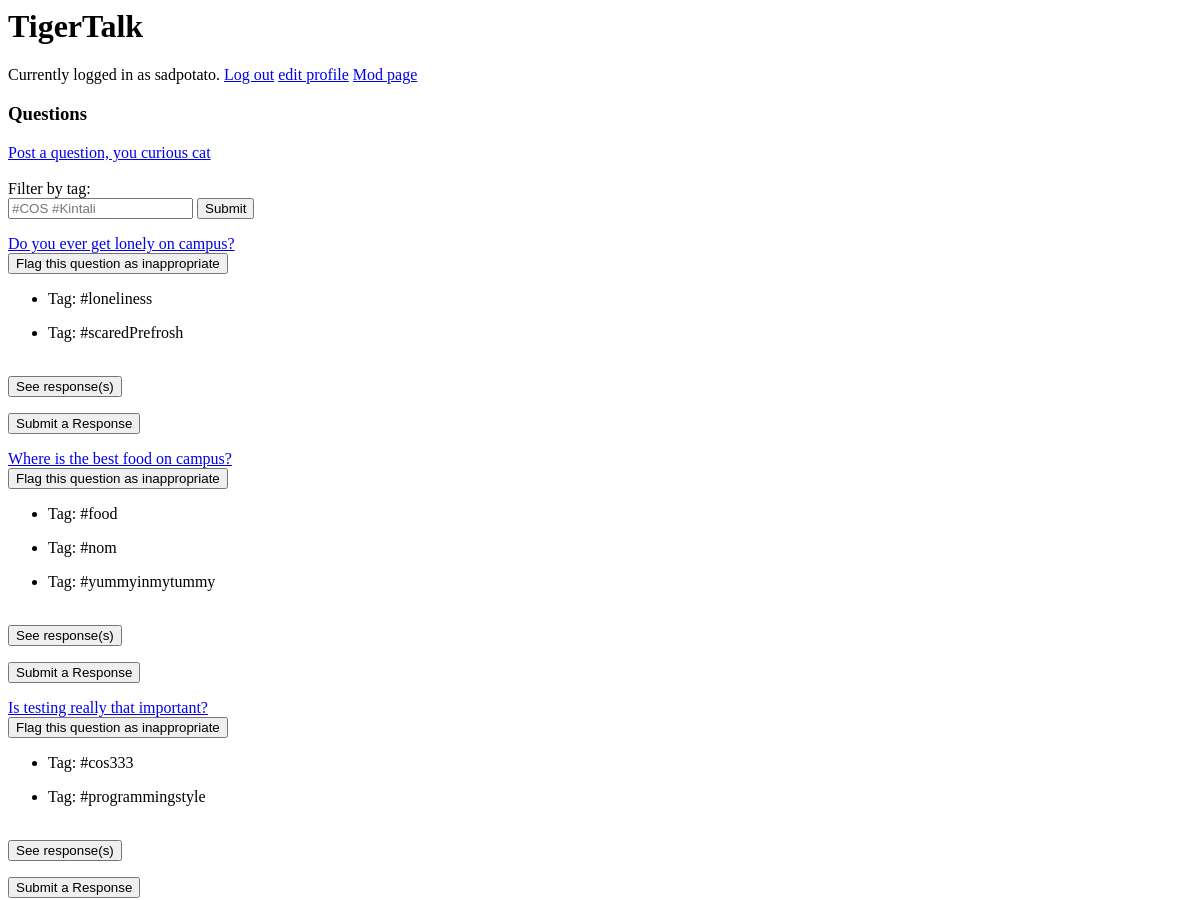
/blog/ (signed in, upper part), run on an earlier commit of the app's database.
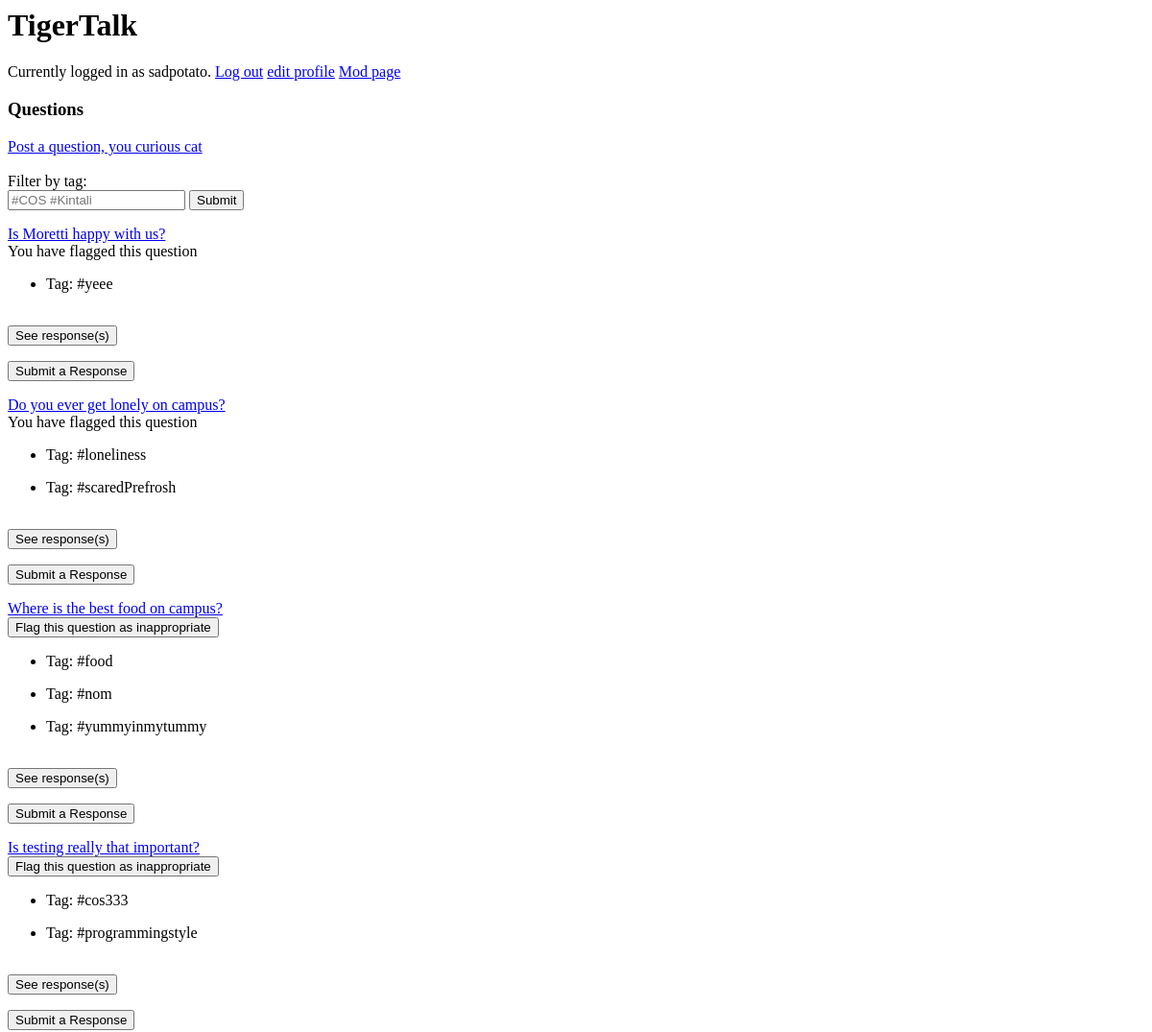
And on a later commit of the database.
### blog/models.py (models this page shows, shortened)
class Question(models.Model):
    blocked_by = models.OneToOneField(User, blank=True, null=True)
    text = models.TextField()
    created_at = models.DateTimeField()
    blockedOrNot = models.BooleanField(default = False)
    inappropriateCount = models.IntegerField(
        default=0,
        verbose_name= "Inappropriate")
    inappropriateId = models.ManyToManyField(User, related_name = 'flagged_questions')
    objects = managers.QuestionManager()
    class Meta:
        verbose_name = "Question"
        verbose_name_plural = "Questions"

class Tag(models.Model):
    questions = models.ManyToManyField(Question, related_name = 'tags')
    text = models.CharField(max_length = 30)
    objects = managers.TagManager()
    class Meta:
        verbose_name = "Tag"
        verbose_name_plural = "Tags"
        ordering = ("text",)

### blog/views.py (the view)
def index(request):
	questions = Question.objects.filter(blockedOrNot=False).order_by('-created_at')
	user = request.user
	try:
		exp_question = Question.objects.get(pk=request.GET['responses_requested'])
		cur_page = request.GET['page']
		expanded_question_list = [exp_question]
		exp_answers = expanded_question_list[0].answers.order_by('helpfulCount', '-created_at')[:5]
	except (KeyError, Question.DoesNotExist):
		expanded_question_list = []
		exp_answers = []
		cur_page = utils.get_page_number_from_request(request)
	try:
		res_question = Question.objects.get(pk=request.GET['respond_to_q'])
		cur_page = request.GET['page']
		response_question_list = [res_question]
	except (KeyError, Question.DoesNotExist):
		response_question_list = []
	try:
		close_q = Question.objects.get(pk=request.GET['close_requested'])
		expanded_question_list= []
		cur_page = request.GET['page']
		exp_answers = []
	except:
		pass
	try:
		flagged_q = Question.objects.get(pk=request.POST['flag_q'])
		user  = request.user
		flagged_q.inappropriateCount += 1
		flagged_q.inappropriateId.add(user)
		flagged_q.save()
		user.flagged_questions.add(flagged_q)
		user.save()
		cur_page = request.GET['page']
	except:
		pass
	try:
		user  = request.user
		flagged_question_list = user.flagged_questions.all()
	except:
		flagged_question_list = []
	try:
		helpful_answer = Answer.objects.get(pk=request.GET['helpful'])
		user = request.user
		helpful_answer.helpfulCount += 1
		helpful_answer.helpfulId.add(user)
		helpful_answer.save()
		user.helpful_responses.add(helpful_answer)
		user.save()
	except:
		pass
	try:
		user = request.user
		helpful_responses_list = user.helpful_responses.all()
	except:
		helpful_responses_list = []
	try:
		unhelpful_answer = Answer.objects.get(pk=request.GET['unhelpful'])
		user = request.user
		unhelpful_answer.helpfulCount -= 1
		unhelpful_answer.helpfulId.remove(user)
		unhelpful_answer.save()
		user.helpful_responses.remove(unhelpful_answer)
		user.save()
	except:
		pass
	try:
		inapp_answer = Answer.objects.get(pk=request.GET['inapp'])
		user = request.user
		inapp_answer.inappropriateCount += 1
		inapp_answer.inappropriateId.add(user)
		inapp_answer.save()
		inapp_answer.user.inappropriateCount += 1
		inapp_answer.user.save()
		user.inappropriate_responses.add(inapp_answer)
		user.save()
	except:
		pass
	try:
		user = request.user
		inapp_responses_list = user.inappropriate_responses.all()
	except:
		inapp_responses_list = []
	try:
		un_inapp_answer = Answer.objects.get(pk=request.GET['uninapp'])
		user = request.user
		un_inapp_answer.inappropriateCount -= 1
		un_inapp_answer.inappropriateId.remove(user)
		un_inapp_answer.save()
		un_inapp_answer.user.inappropriateCount -= 1
		un_inapp_answer.user.save()
		user.inappropriate_responses.remove(un_inapp_answer)
		user.save()
	except:
		pass
	template = loader.get_template('blog/index.html')
	context = {
		'questions' : questions,
		'expanded_question_list' : expanded_question_list,
		'response_question_list' : response_question_list,
		'user': request.user,
		'flagged_question_list': flagged_question_list,
		'expanded_answers': exp_answers,
		'cur_page': cur_page,
		'helpful_responses_list': helpful_responses_list,
		'inapp_responses_list': inapp_responses_list,
	}
	return HttpResponse(template.render(context, request))

### blog/templates/blog/index.html (shortened to what the changed rows need)
<h1>TigerTalk</h1>
{% load el_pagination_tags %}
{% for question in questions %}
{% show_current_number as page_number %}
<div id="resp_results{{question.id}}">
        <a href="{% url 'blog:questions' question.id %}">{{ question.text|truncatechars:200 }}</a> <br>
        {% if user.is_authenticated and not user.profile.blockedOrNot %}
            {% if question in flagged_question_list %}
                You have flagged this question <br>
            {% else %}
                <form action="{% url 'blog:index' %}" method="post">
                        <button name="flag_q" value="{{question.id}}">Flag this question as inappropriate</button>
                </form>
            {% endif %}
        {% endif %}
        {% for tag in question.tags.all %}
        	<ul>
        		<li>Tag: {{tag.text}}</li>
        	</ul>
        {% endfor %}
        <br>
        {% if question in expanded_question_list %}
        	<ul>
        	{% for answer in expanded_answers %}
        		{% if user.is_authenticated and not user.profile.blockedOrNot %}
                    {% if answer in helpful_responses_list %}
                        You have already marked this answer as helpful <br>
                        <form action="{% url 'blog:index' %}" method="get">
                            <button name="unhelpful" value="{{answer.id}}">Un-mark this response as helpful</button>
                            <input type="hidden" name="user_id" value="{{user.id}}">
                        </form>
                    {% else %}
                         <form action="{% url 'blog:index' %}" method="get">
                            <button name="helpful" value="{{answer.id}}">Mark this response as helpful</button>
                            <input type="hidden" name="user_id" value="{{user.id}}">
                        </form>
                    {% endif %}
                    {% if answer in inapp_responses_list %}
                        You have already flagged this answer as inappropriate <br>
                           <form action="{% url 'blog:index' %}" method="get">
                               <button name="uninapp" value="{{answer.id}}">Un-flag this response as innapropriate</button>
                               <input type="hidden" name="user_id" value="{{user.id}}">
                          </form>
                    {% else %}
                          <form action="{% url 'blog:index' %}" method="get">
                               <button name="inapp" value="{{answer.id}}">Flag this response as innapropriate</button>
                               <input type="hidden" name="user_id" value="{{user.id}}">
                          </form>
                    {% endif %}
                {% endif %}
		        <li>{{answer.text}} - {{answer.user.profile.handle}}</li>
                <li> Helpful Count is {{answer.helpfulCount}} </li>
            	<li> Inappropriate Count is {{answer.inappropriateCount}} </li>
        	{% empty %}
        		No answers, lol, sorry.
        	{% endfor %}
        	</ul>
        	<form action="{% url 'blog:index' %}#resp_results{{question.id}}" method="get">
				<button name="close_requested" value="{{question.id}}">Close response(s)</button>
				<input type="hidden" name="page" value="{{page_number}}">
			</form>
        {% else %}
			<form action="{% url 'blog:index' %}#resp_results{{question.id}}" method="get">
				<button name="responses_requested" value="{{question.id}}">See response(s)</button>
			</form>
		{% endif %}
		{% if question in response_question_list %}
			{% if user.is_authenticated and not user.profile.blockedOrNot %}
				<form method="post" action="{% url 'blog:update_responses' %}#resp_results{{question.id}}">
				  {% csrf_token %}
					<textarea type="text" name="response" rows="7" style="width:100%" placeholder="Enter your response..."></textarea>
					<input type="hidden" name="question_id" value="{{question.id}}">
					<input type="submit" value="Submit">
					<input type="hidden" name="user_id" value="{{user.id}}">
					 <input type="hidden" name="page" value="{{page_number}}">
				</form>
			{% else %}
				<form action="{% url 'blog:loginpage' %}" method="get">
									<button name="login" value="{{question.id}}">Please Login to Answer a Question</button>
				</form>
			{% endif %}
		{% else %}
			{% if user.is_authenticated and not user.profile.blockedOrNot %}
				<form action="{% url 'blog:index' %}" method="get">
					<button name="respond_to_q" value="{{question.id}}">Submit a Response</button>
				</form>
			{% endif %}
		{% endif %}
</div>
{% endfor %}

What changed in the data, as far as the page shows it:
added Question: text "Is Moretti happy with us?", shows "You have flagged this question", {{ question.id }} 36 (drawn)
added Tag: text "#yeee", shown under "Is Moretti happy with us?"
changed Question "Do you ever get lonely on campus?": text "Flag this question as inappropriate" → "You have flagged this question"
